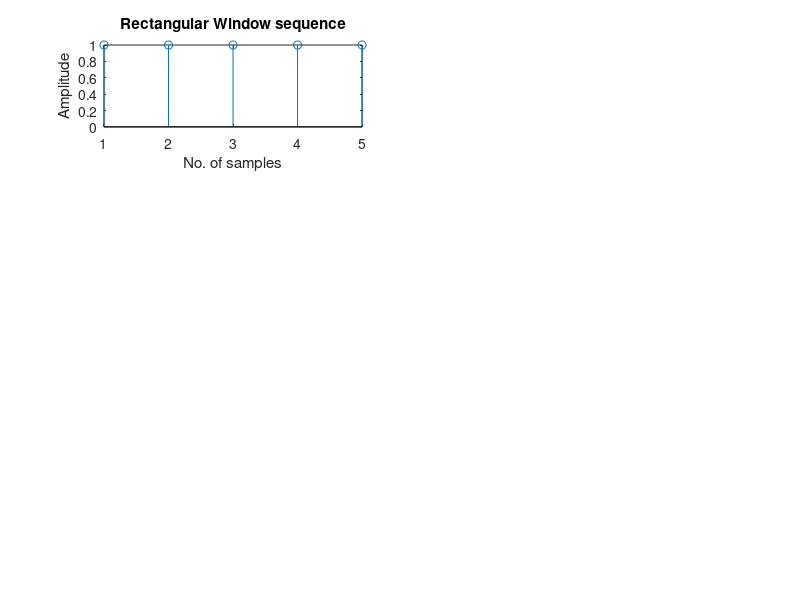

The MATLAB source for this figure: (Note: this script raises an error after producing the figure.)
%highpass filter
clc;
clear all;
close all;
wc=0.5*pi;
N=input('Please enter the order of the filter: ');
alpha=(N-1)/2;
n=0:1:N-1;
eps=0.001;
w=0:0.01:pi;%note the normalization later
hd=((sin(pi*(n-alpha+eps))-sin(wc*(n-alpha+eps)))./(pi*(n-alpha+eps))); %Coefficients of IIR filter
freq_hd=freqz(hd,1,w);
w_rect=boxcar(N);
w_hann=hamming(N);
w_hamm=hamming(N);
w_bartlett=bartlett(N);

subplot(4,2,1);
stem(w_rect);
title('Rectangular Window sequence');
xlabel('No. of samples');
ylabel('Amplitude');

hn1=hd.*w_rect;%both beingrow vectors
h1=freqz(hn1,1,w);
subplot(4,2,2);
plot(w/pi,10*log10(abs(h1))); %To find magnitude in db,w/pi taken to normalize frequency axis from 0 to 1
title('Frequency response of windowed FIR filter');
xlabel('normalized frequency');
ylabel('Magnitude in dB');

subplot(4,2,3);
stem(w_hamm);
title('Hamming Window sequence');
xlabel('No. of samples');
ylabel('Amplitude');

hn2=hd.*w_hamm; %both being row vectors
h2=freqz(hn2,1,w);
subplot(4,2,4);
plot(w/pi,10*log10(abs(h2))); %To find magnitude in db,w/pi taken to normalize frequency axis from 0 to 1
title('Frequency response of windowed FIR filter');
xlabel('normalized frequency');
ylabel('Magnitude in dB');

subplot(4,2,5);
stem(w_hann);
title('Hanning Window sequence');
xlabel('No. of samples');
ylabel('Amplitude');

hn3=hd.*w_hann; %both being row vectors
h3=freqz(hn3,1,w);
subplot(4,2,6);
plot(w/pi,10*log10(abs(h3))); %To find magnitude in db,w/pi taken to normalize frequency axis from 0 to 1
title('Frequency response of windowed FIR filter');
xlabel('normalized frequency');
ylabel('Magnitude in dB');
subplot(4,2,7);
stem(w_bartlett);
title('Triangular Window sequence');
xlabel('No. of samples');
ylabel('Amplitude');

hn4=hd.*w_bartlett'; %both being row vectors
h4=freqz(hn4,1,w);
subplot(4,2,8);
plot(w/pi, 10*log10(abs(h4))); %To find magnitude in db,w/pi taken to normalize frequency axis from 0 to 1
title('Frequency response of windowed FIR filter');
xlabel('normalized frequency');
ylabel('Magnitude in dB');
